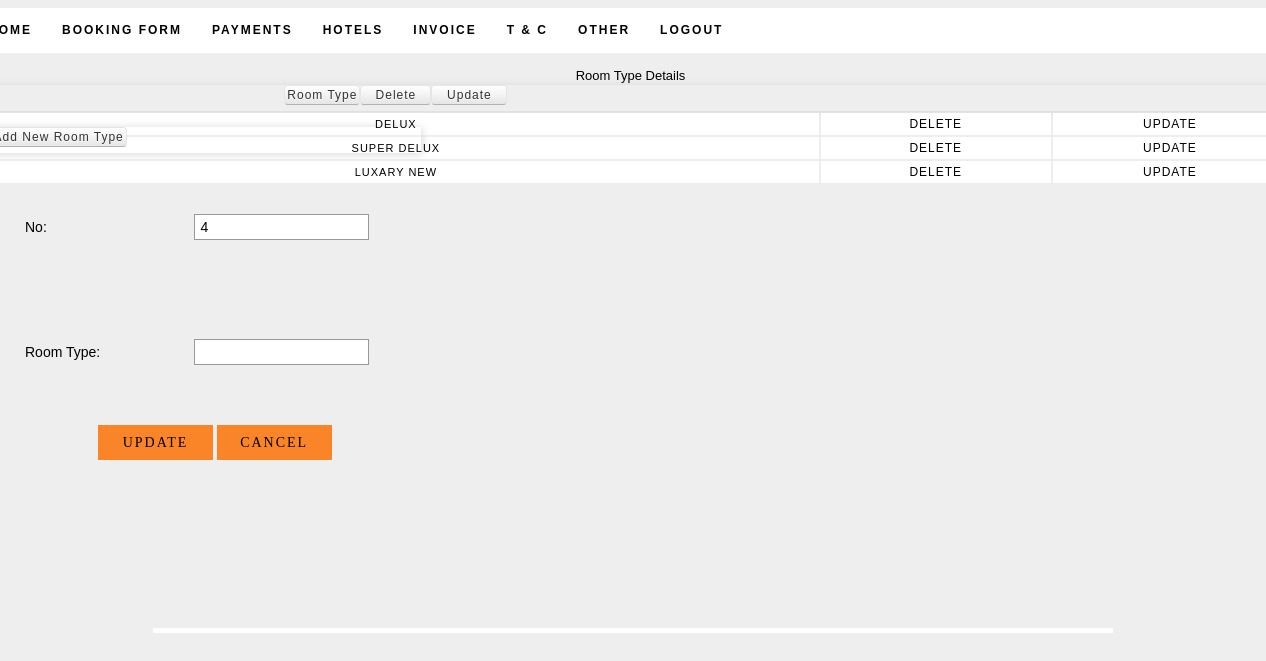
The page /holidays/uproom.php on the database as committed earlier.
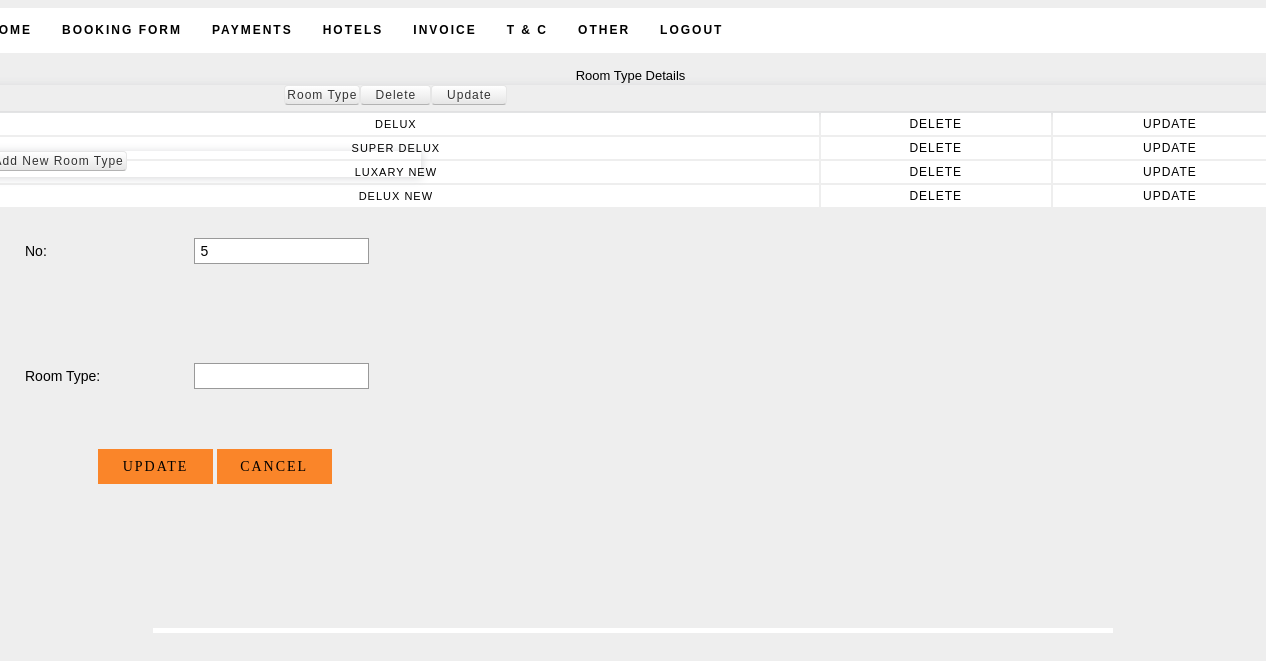
The same page on the database as committed later.
### tables this page shows
CREATE TABLE IF NOT EXISTS `room_type` (
  `r_id` int(11) NOT NULL AUTO_INCREMENT,
  `r_type` varchar(25) NOT NULL,
  PRIMARY KEY (`r_id`)
);

### holidays/uproom.php (the view, shortened to what this page needs)
<?php
$up=$_REQUEST['id_u'];
$qry_u="select * from room_type where r_id='$up'";
$res_u=mysql_query($qry_u);
$row_u=mysql_fetch_array($res_u);
$qry_d="select * from room_type";
$res_d=mysql_query($qry_d);
$count=mysql_num_rows($res_d);
?>
<html>
<head>
<link rel="stylesheet" href="../styles2.css" type="text/css" />
<link rel="stylesheet" type="text/css" href="../css/style.css" media="screen" />
</head>
<body>
<div id="container">
	 <div id="sub-header">
    	<?php
			include("include/p_header.php");
		?>
       	<br />
		<div class="quotation"><center>Room Type Details</center></div>
        <div>
        <br />
        <table class="detail">
        <tr class="menu_header">
        <td>Room Type</td>
        <td width="65">Delete</td>
        <td width="70">Update</td>
        </tr>
        <?php
		while($row_d=mysql_fetch_array($res_d))
		{
			echo "<tr class='pagi'>";
			echo "<td>";
			echo $row_d[1];
			echo "</td>";
			echo "<td class='print'>";
			echo "<a href='addroom.php?id_d=$row_d[0]'>Delete</a>";
			echo "</td>";
			echo "<td class='print'>";
			echo "<a href='uproom.php?id=$row_d[0]'>Update</a>";
			echo "</td>";
			echo "</tr>";
		}
		?>
        </table>
        <form name="form1" action="" method="post">
        <table class="pay">
        <tr class="menu_header"><td colspan="2">Add New Room Type</td></tr>
        <tr>
        <td class="l_form">No:</td>
        <td><input id="ename" type="text" readonly class="q_in" value="<?php echo $count+1; ?>"></td>
        </tr>
        <td class="l_form">Room Type:</td>
        <td><input type="text" name="t1" class="q_in" value="<?php echo "$row_u[1]";?>"></td>
        </table>
        <div class="pay_button">
         <input name="e_add" class="formbutton" value=" Update " type="submit" onClick="javascript:return validateMyForm();" />
         <input name="e_can" class="formbutton" value="Cancel" type="submit" />
        </div>
        </form>
    </div>
    </div>
    </div>
 <div id="footer">
    </div>
</body>
</html>

Rows that differ between the two databases and show on the page:
added room_type: r_type "DELUX NEW"
Other text that changed with them:
form field value: "4" → "5"
